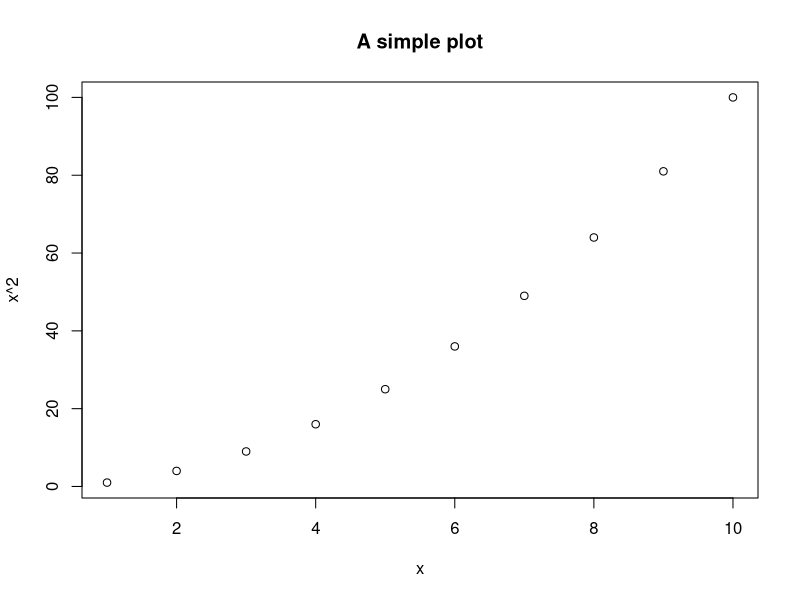
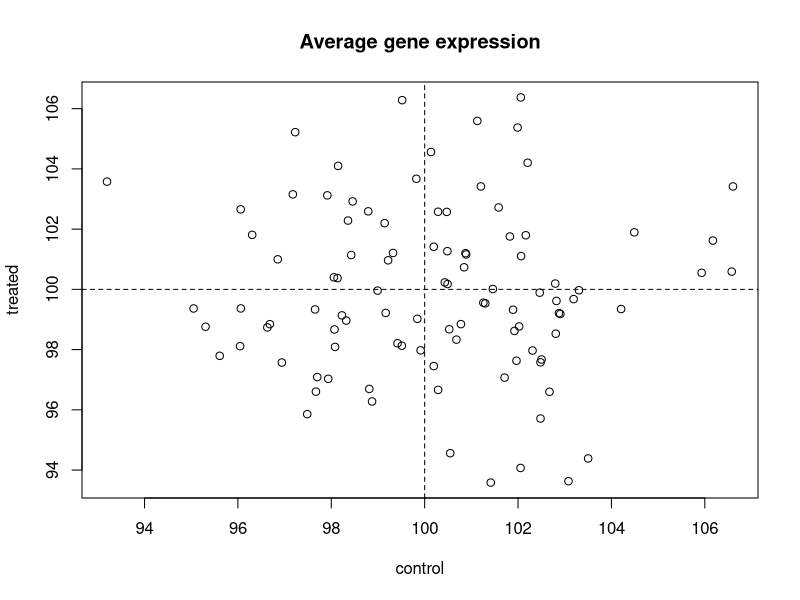
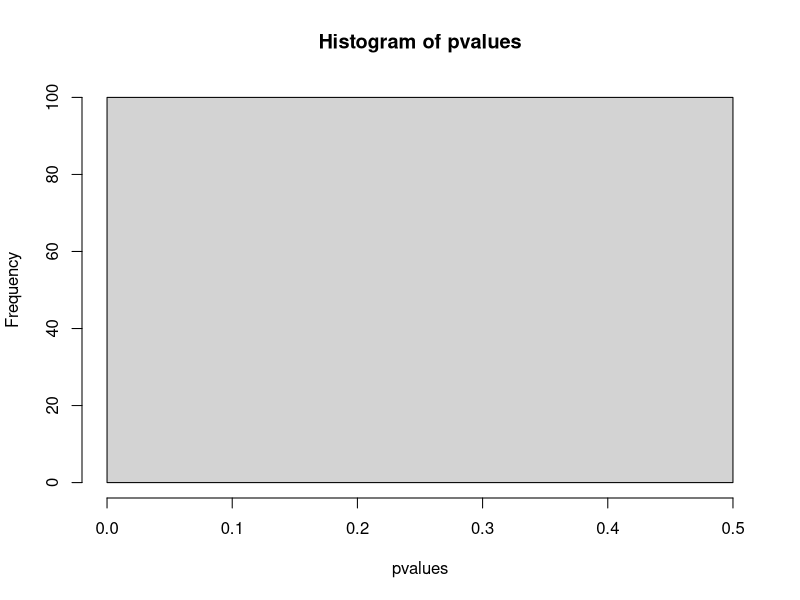
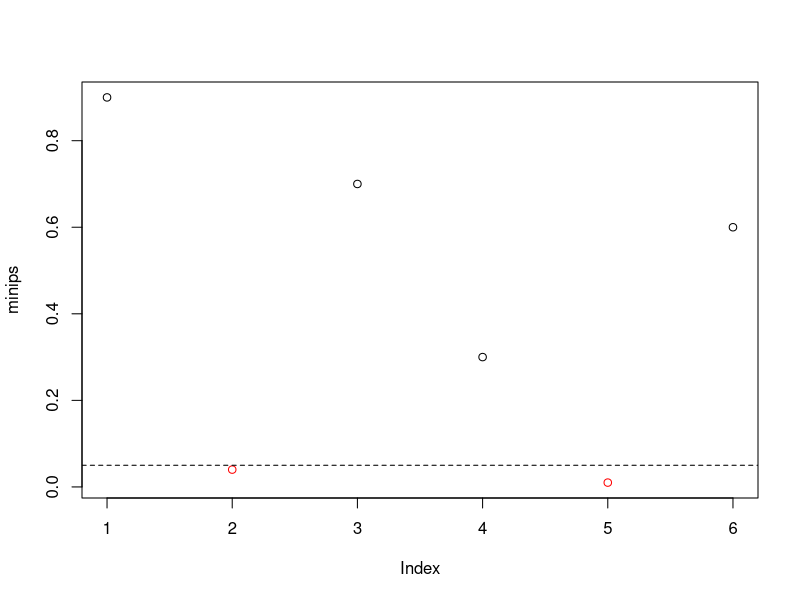

Reproduce these figures in R, in order.
# last week!!
x <- 1:10
y <- c(1,-1)
x * y

plot(x, x**2, main="A simple plot")

mu    <- 100 
stdev <- 5   
genes <- 100  
reps  <- 3   

control <- rnorm(genes*reps, mean=mu, sd=stdev)
treated <- rnorm(genes*reps, mean=mu, sd=stdev)

control <- matrix(data=control, nrow=genes, ncol=reps)
treated <- matrix(data=treated, nrow=genes, ncol=reps)

head(control)
head(treated)

plot(rowMeans(control), rowMeans(treated), xlab="control", ylab="treated", main="Average gene expression")
abline(h=mu, v=mu, lty=2)

t.test(control[1,], treated[1,], var.equal=TRUE)

t.test(control[1,], treated[1,], var.equal=TRUE)$p.value

pvalues <- rep(1, times=genes) 
for (i in 1:genes) {
  t.test(control[1,], treated[1,], var.equal=TRUE)$p.value
  pvalues[i] <- 0.5
}

range(pvalues)

hist(pvalues)

alpha <- 0.05

any(pvalues < alpha)
sum(pvalues < alpha)

sum(pvalues < alpha) / genes

minips <- c(0.9, 0.04, 0.7, 0.3, 0.01, 0.6)

ifelse(minips < 0.05, "red", "black")

plot(minips, col=ifelse(minips < 0.05, "red", "black"))
abline(h=0.05, lty=2)

mu1   <- 100
mu2   <- 110

stdev <- 5
genes <- 100
reps  <- 3
